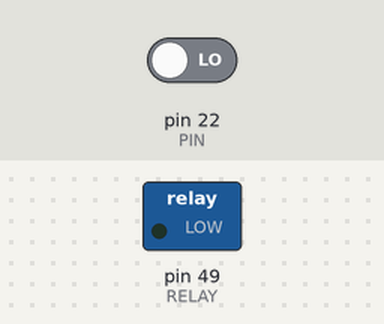
A sketch run on a simulated Arduino Mega 2560, built with avr-gcc and run on an emulated ATmega2560. Shown: switched loads named in the sketch (green lamp = pin HIGH). The test bench sets the inputs (shaded band); at power-on: pin 22 (PIN) LOW.

Above: at 1.2 s.
1.3 s: pin 22 (PIN) driven HIGH
At 2.0 s:
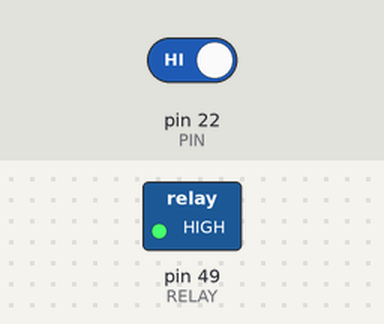
2.8 s: pin 22 (PIN) driven LOW
At 3.2 s:
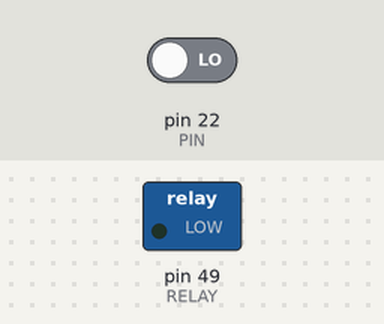
Timing chart, 0 to 5.8 s (numbered marks = the images above; inputs shaded):
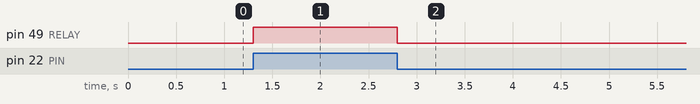

The sketch:

TransistorReleLEDs.ino
```cpp
#define RELAY 49
#define PIN 22

void setup() {
  pinMode(PIN, INPUT);
  pinMode(RELAY, OUTPUT);
}

void loop() {
  digitalWrite(RELAY, digitalRead(PIN));
}
```

Measured:
- after the input at 1.3 s, pin 49 (RELAY): LOW → HIGH at once
- after the input at 2.8 s, pin 49 (RELAY): HIGH → LOW at once
